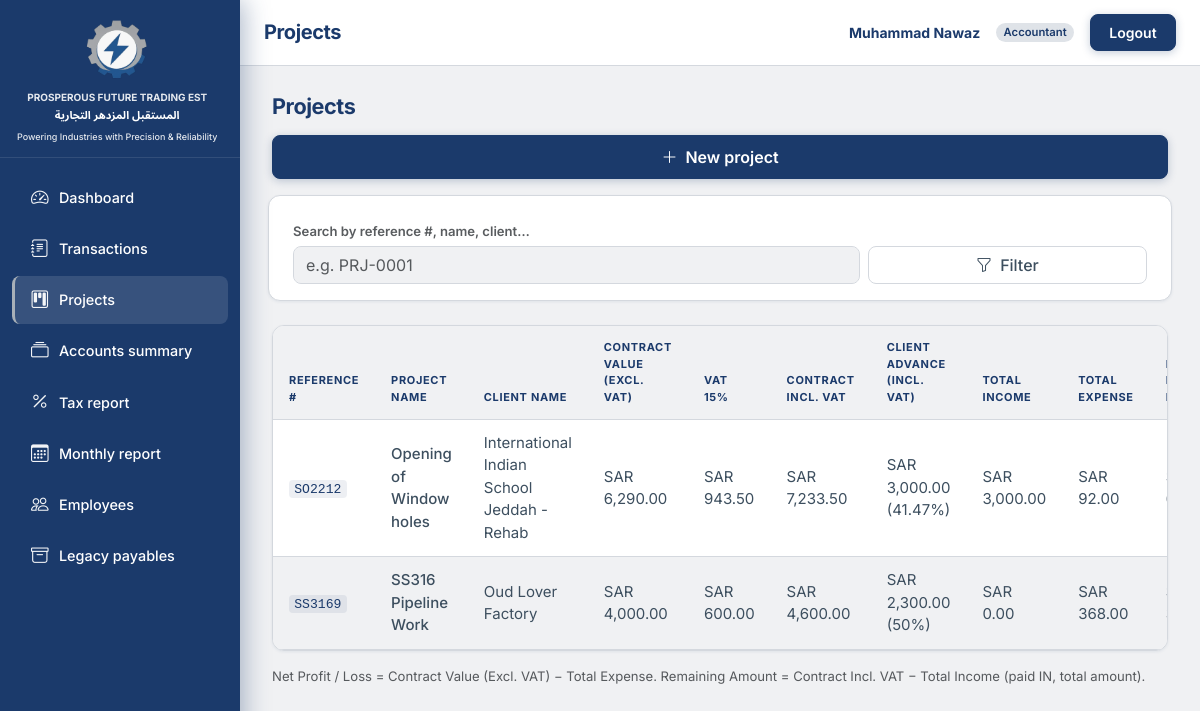
Page /projects/ (signed in) on the committed database.
### accounts/models.py (models this page shows, shortened)
class User(AbstractBaseUser, PermissionsMixin):
    email = models.EmailField(unique=True)
    full_name = models.CharField(max_length=255, blank=True)
    role = models.CharField(max_length=20, choices=Role.choices, default=Role.VIEWER)
    is_staff = models.BooleanField(default=False)
    is_active = models.BooleanField(default=True)
    date_joined = models.DateTimeField(default=timezone.now)
    objects = UserManager()
    USERNAME_FIELD = "email"
    REQUIRED_FIELDS = []
    class Meta:
        ordering = ["email"]
    @property
    def display_name(self):
        name = (self.full_name or "").strip()
        if name:
            return name
        return self.email.split("@")[0] if self.email else ""

### projects/models.py (models this page shows, shortened)
class Project(models.Model):
    reference_number = models.CharField(
        max_length=64,
        unique=True,
        db_index=True,
        verbose_name="Reference #",
    )
    name = models.CharField(max_length=255, unique=True)
    client_name = models.CharField(max_length=255, blank=True)
    contract_value_excl_vat = models.DecimalField(
        max_digits=14, decimal_places=2, null=True, blank=True
    )
    advance_amount_incl_vat = models.DecimalField(
        max_digits=14,
        decimal_places=2,
        null=True,
        blank=True,
        verbose_name="Client advance (incl. VAT)",
        help_text="Optional. Leave blank if client pays no advance.",
    )
    notes = models.TextField(blank=True)
    class Meta:
        ordering = ["name"]
    @property
    def vat_15(self):
        if self.contract_value_excl_vat is None:
            return None
        return (self.contract_value_excl_vat * Decimal("0.15")).quantize(Decimal("0.01"))
    @property
    def contract_incl_vat(self):
        if self.contract_value_excl_vat is None or self.vat_15 is None:
            return None
        return self.contract_value_excl_vat + self.vat_15
    @property
    def advance_percent_of_contract(self):
        amt = self.advance_amount_incl_vat
        contract = self.contract_incl_vat
        if amt is None or contract is None or contract == 0:
            return None
        return (amt / contract * Decimal("100")).quantize(Decimal("0.01"))
    @staticmethod
    def _format_percent(pct: Decimal) -> str:
        s = f"{pct:.2f}"
        if "." in s:
            s = s.rstrip("0").rstrip(".")
        return s
    @property
    def client_advance_display(self):
        from TradingEST.formatting import format_sar
        amt = self.advance_amount_incl_vat
        if amt is None:
            return None
        amt_str = format_sar(amt)
        pct = self.advance_percent_of_contract
        if pct is not None:
            return f"{amt_str} ({self._format_percent(pct)}%)"
        return amt_str

### projects/views.py (the view, shortened to what this page needs)
# urls.py: path("", views.ProjectListView.as_view(), name="list"),
class ProjectListView(ViewerReadOnlyMixin, ListView):
    model = Project
    template_name = "projects/project_list.html"
    context_object_name = "projects"
    def get_queryset(self):
        qs = (
            Project.objects.annotate(
                total_income_paid=Coalesce(
                    Sum(
                        "transactions__total_amount",
                        filter=Q(transactions__flow_type=FlowType.IN)
                        & paid_status_q("transactions__"),
                    ),
                    Value(Decimal("0")),
                    output_field=DecimalField(max_digits=18, decimal_places=2),
                ),
                total_expense=Coalesce(
                    Sum(
                        "transactions__total_amount",
                        filter=Q(transactions__flow_type=FlowType.OUT),
                    ),
                    Value(Decimal("0")),
                    output_field=DecimalField(max_digits=18, decimal_places=2),
                ),
            )
            .annotate(
                net_profit_line=ExpressionWrapper(
                    F("contract_value_excl_vat")
                    - Coalesce(F("total_expense"), Value(Decimal("0"))),
                    output_field=DecimalField(max_digits=18, decimal_places=2),
                )
            )
            .order_by("reference_number")
        )
        q = self.request.GET.get("q", "").strip()
        return qs
    def get_context_data(self, **kwargs):
        ctx = super().get_context_data(**kwargs)
        ctx["filters"] = {"q": self.request.GET.get("q", "")}
        for p in ctx["object_list"]:
            ti = p.total_income_paid or Decimal("0")
            if p.contract_incl_vat is not None:
                p.remaining_display = p.contract_incl_vat - ti
            else:
                p.remaining_display = None
        return ctx

### TradingEST/context_processors.py (called while the page is built)
def brand(_request):
    return {
        "brand_name_ar": BRAND_NAME_AR,
        "brand_name_en": BRAND_NAME_EN,
        "brand_tagline": BRAND_TAGLINE,
    }

### TradingEST/formatting.py (called while the page is built)
def _to_decimal(value) -> Decimal | None:
    if value is None or value == "":
        return None
    try:
        d = value if isinstance(value, Decimal) else Decimal(str(value))
        return d.quantize(_TWOPLACES, rounding=ROUND_HALF_UP)
    except (InvalidOperation, TypeError, ValueError):
        return None

def format_number(value) -> str | None:
    d = _to_decimal(value)
    if d is None:
        return None
    return f"{d:,.2f}"

def format_sar(value) -> str | None:
    n = format_number(value)
    if n is None:
        return None
    return f"SAR {n}"

### TradingEST/templatetags/te_format.py (called while the page is built)
@register.filter
def sar(value):
    out = format_sar(value)
    return out if out is not None else "—"

### accounts/mixins.py (called while the page is built)
    def dispatch(self, request, *args, **kwargs):
        if not request.user.is_authenticated:
            return HttpResponseRedirect(self.resolve_redirect(request))
        role = getattr(request.user, "role", None)
        if role == Role.VIEWER and request.method not in ("GET", "HEAD", "OPTIONS"):
            raise PermissionDenied("Read-only users cannot modify data.")
        return super(SessionAuthenticatedMixin, self).dispatch(request, *args, **kwargs)

### reports/services.py (called while the page is built)
def paid_status_q(prefix: str = "") -> Q:
    key = f"{prefix}payment_status__iexact"
    return Q(**{key: PaymentStatus.PAID.value})

### templates/projects/project_list.html (shortened to what this page needs)
{% extends "base.html" %}
{% block header_title %}Projects{% endblock %}
{% block content %}
<div class="te-page-heading-row flex-column flex-sm-row align-items-stretch align-items-sm-center">
  <h1>Projects</h1>
  {% if user.role == 'admin' or user.role == 'accountant' %}
  <a class="btn te-btn-gradient w-100 w-sm-auto" href="{% url 'projects:add' %}"><i class="bi bi-plus-lg me-1"></i> New project</a>
  {% endif %}
</div>
<form method="get" class="row g-2 align-items-end mb-4 te-toolbar te-toolbar--filters">
  <div class="col-12 col-md-8">
    <label class="form-label small text-muted mb-1 fw-semibold">Search by reference #, name, client…</label>
    <input class="form-control" type="search" name="q" value="{{ filters.q }}" placeholder="e.g. PRJ-0001">
  </div>
  <div class="col-12 col-md-4">
    <button class="btn te-btn-secondary w-100 mt-md-4" type="submit"><i class="bi bi-funnel me-1"></i> Filter</button>
  </div>
</form>
{% if projects %}
<div class="te-table-card">
  <div class="table-responsive">
    <table class="table table-sm mb-0 align-middle">
      <thead>
        <tr>
          <th>Reference #</th><th>Project Name</th><th>Client Name</th><th>Contract Value (Excl. VAT)</th><th>VAT 15%</th><th>Contract Incl. VAT</th><th>Client advance (incl. VAT)</th>
          <th>Total Income</th><th>Total Expense</th><th>Net Profit / Loss</th><th>Remaining Amount</th><th></th>
        </tr>
      </thead>
      <tbody>
        {% for p in projects %}
        <tr>
          <td><code class="small">{{ p.reference_number }}</code></td>
          <td class="fw-medium">{{ p.name }}</td>
          <td>{{ p.client_name }}</td>
          <td>{{ p.contract_value_excl_vat|sar }}</td>
          <td>{{ p.vat_15|sar }}</td>
          <td>{{ p.contract_incl_vat|sar }}</td>
          <td>{{ p.client_advance_display|default:"—" }}</td>
          <td>{{ p.total_income_paid|default:0|sar }}</td>
          <td>{{ p.total_expense|default:0|sar }}</td>
          <td>{{ p.net_profit_line|sar }}</td>
        </tr>
        {% endfor %}
      </tbody>
    </table>
  </div>
</div>
<p class="text-muted small mt-3 mb-0">Net Profit / Loss = Contract Value (Excl. VAT) − Total Expense. Remaining Amount = Contract Incl. VAT − Total Income (paid IN, total amount).</p>
{% else %}
<div class="te-page-card te-empty-state">
  <i class="bi bi-kanban" aria-hidden="true"></i>
  <p>No projects match your search. {% if user.role == 'admin' or user.role == 'accountant' %}Create one to get started.{% endif %}</p>
</div>
{% endif %}
{% endblock %}

### templates/base.html (shortened to what this page needs)
{% load static %}
<!DOCTYPE html>
<html lang="en">
<head>
  <link href="https://cdn.jsdelivr.net/npm/bootstrap@5.3.3/dist/css/bootstrap.min.css" rel="stylesheet"
>
  <link rel="stylesheet" href="https://cdn.jsdelivr.net/npm/bootstrap-icons@1.11.3/font/bootstrap-icons.min.css">
  <link rel="stylesheet" href="{% static 'css/app.css' %}">
</head>
<body class="te-app-body">
<div class="te-app-layout">
  <div class="te-app-main">
    <header class="te-topbar">
      <div class="te-topbar-desktop d-none d-md-flex w-100 align-items-center justify-content-between gap-3 min-w-0">
        <h1 class="te-topbar-title text-truncate mb-0 flex-grow-1 min-w-0">{% block header_title %}Dashboard{% endblock %}</h1>
        {% if user.is_authenticated %}
        <div class="te-topbar-actions flex-shrink-0">
          <span class="te-topbar-user d-none d-lg-inline">{{ user.display_name }}</span>
          {% if user.role == 'admin' %}
          <span class="badge rounded-pill badge-role-admin">{{ user.get_role_display }}</span>
          {% elif user.role == 'accountant' %}
          <span class="badge rounded-pill badge-role-accountant">{{ user.get_role_display }}</span>
          {% else %}
          <span class="badge rounded-pill badge-role-viewer">{{ user.get_role_display }}</span>
          {% endif %}
          <form action="{% url 'accounts:logout' %}" method="post" class="d-inline mb-0">
            <button type="submit" class="btn btn-sm te-btn-logout">Logout</button>
          </form>
        </div>
        {% endif %}
      </div>
    </header>
    <div class="te-content-wrap">
      {% block content %}{% endblock %}
    </div>
  </div>
  <aside id="teSidebar" class="te-sidebar" aria-label="Main navigation">
    <div class="te-sidebar-head">
      <div class="te-sidebar-logo">
        {% include "partials/sidebar_brand.html" %}
      </div>
    </div>
    <div class="te-sidebar-nav">
      {% include "partials/sidebar_nav.html" %}
    </div>
  </aside>
</div>
</body>
</html>

### rows in the picture
User: display_name "Muhammad Nawaz", role "Accountant"
Project: reference_number "SO2212", name "Opening of Window holes", client_name "International Indian School Jeddah - Rehab", contract_value_excl_vat|sar "SAR 6,290.00", vat_15|sar "SAR 943.50", contract_incl_vat|sar "SAR 7,233.50", client_advance_display "SAR 3,000.00 (41.47%)", total_income_paid|sar "SAR 3,000.00", total_expense|sar "SAR 92.00"
Project: reference_number "SS3169", name "SS316 Pipeline Work", client_name "Oud Lover Factory", contract_value_excl_vat|sar "SAR 4,000.00", vat_15|sar "SAR 600.00", contract_incl_vat|sar "SAR 4,600.00", client_advance_display "SAR 2,300.00 (50%)", total_income_paid|sar "SAR 0.00", total_expense|sar "SAR 368.00"

### other values in the picture
{{ brand_name_en }} "PROSPEROUS FUTURE TRADING EST"
{{ brand_name_ar }} "المستقبل المزدهر التجارية"
{{ brand_tagline }} "Powering Industries with Precision & Reliability"
